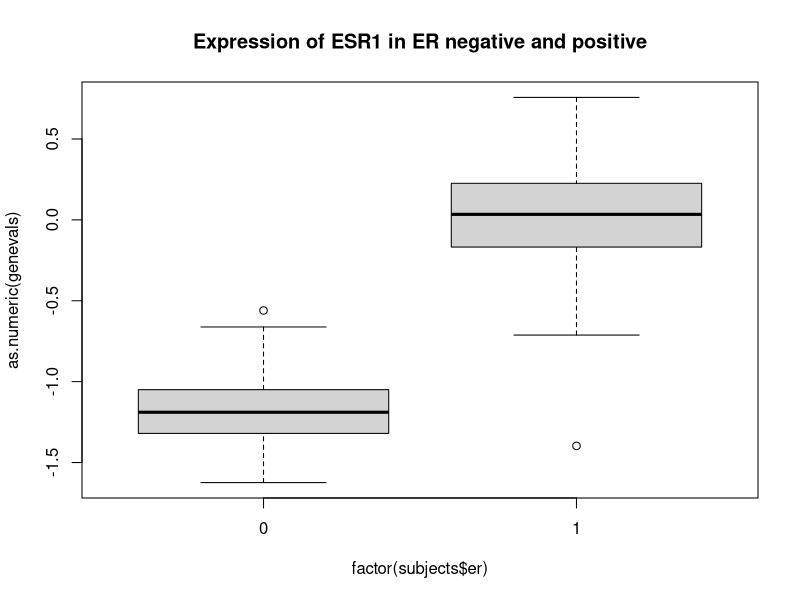

Write the R code that produced this figure.
## ---- chunk 1
genes <- read.delim("gene.description.txt")
subjects <- read.delim("cancer.patients.txt")
evals <- read.delim("gene.expression.txt",stringsAsFactors = FALSE)
## ---- chunk 2
evals <- evals[,match(subjects$samplename,colnames(evals))]
## ---- chunk 3
ind <- match("ESR1", genes[,2])
probe <- genes[ind,1]
## ---- chunk 4
genevals <- evals[match(probe,rownames(evals)),]
## ---- chunk 5
boxplot(as.numeric(genevals)~factor(subjects$er),main="Expression of ESR1 in ER negative and positive")
## ---- chunk 6
res<- t.test(as.numeric(genevals)~factor(subjects$er))
